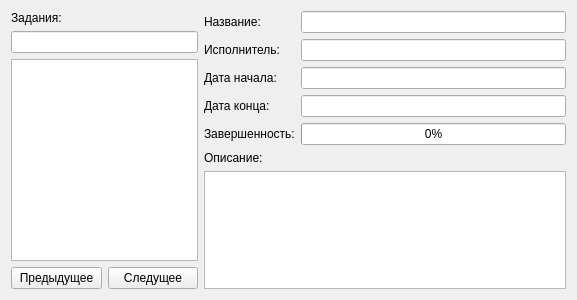
<?xml version="1.0" encoding="UTF-8"?>
<ui version="4.0">
 <class>TaskForm</class>
 <widget class="QWidget" name="TaskForm">
  <property name="geometry">
   <rect>
    <x>0</x>
    <y>0</y>
    <width>577</width>
    <height>300</height>
   </rect>
  </property>
  <property name="windowTitle">
   <string>Form</string>
  </property>
  <layout class="QGridLayout" name="gridLayout" columnstretch="1,1,4">
   <item row="2" column="0" colspan="2">
    <widget class="QListView" name="taskListView"/>
   </item>
   <item row="3" column="1">
    <widget class="QPushButton" name="nextTask">
     <property name="text">
      <string>Следущее</string>
     </property>
    </widget>
   </item>
   <item row="0" column="0">
    <widget class="QLabel" name="label">
     <property name="text">
      <string>Задания:</string>
     </property>
    </widget>
   </item>
   <item row="0" column="2" rowspan="4">
    <layout class="QVBoxLayout" name="verticalLayout">
     <item>
      <layout class="QFormLayout" name="formLayout">
       <item row="0" column="0">
        <widget class="QLabel" name="label_2">
         <property name="text">
          <string>Название:</string>
         </property>
        </widget>
       </item>
       <item row="0" column="1">
        <widget class="QLineEdit" name="taskName">
         <property name="readOnly">
          <bool>true</bool>
         </property>
        </widget>
       </item>
       <item row="1" column="0">
        <widget class="QLabel" name="label_3">
         <property name="text">
          <string>Исполнитель:</string>
         </property>
        </widget>
       </item>
       <item row="1" column="1">
        <widget class="QLineEdit" name="taskUser">
         <property name="readOnly">
          <bool>true</bool>
         </property>
        </widget>
       </item>
       <item row="2" column="0">
        <widget class="QLabel" name="label_5">
         <property name="text">
          <string>Дата начала:</string>
         </property>
        </widget>
       </item>
       <item row="2" column="1">
        <widget class="QLineEdit" name="taskDateStart">
         <property name="readOnly">
          <bool>true</bool>
         </property>
        </widget>
       </item>
       <item row="3" column="0">
        <widget class="QLabel" name="label_4">
         <property name="text">
          <string>Дата конца:</string>
         </property>
        </widget>
       </item>
       <item row="3" column="1">
        <widget class="QLineEdit" name="taskDateEnd">
         <property name="readOnly">
          <bool>true</bool>
         </property>
        </widget>
       </item>
       <item row="4" column="1">
        <widget class="QProgressBar" name="taskCompletion">
         <property name="value">
          <number>0</number>
         </property>
        </widget>
       </item>
       <item row="4" column="0">
        <widget class="QLabel" name="label_7">
         <property name="text">
          <string>Завершенность:</string>
         </property>
        </widget>
       </item>
      </layout>
     </item>
     <item>
      <widget class="QLabel" name="label_6">
       <property name="text">
        <string>Описание:</string>
       </property>
      </widget>
     </item>
     <item>
      <widget class="QPlainTextEdit" name="taskDescription">
       <property name="readOnly">
        <bool>true</bool>
       </property>
      </widget>
     </item>
    </layout>
   </item>
   <item row="3" column="0">
    <widget class="QPushButton" name="prevTask">
     <property name="text">
      <string>Предыдущее</string>
     </property>
    </widget>
   </item>
   <item row="1" column="0" colspan="2">
    <widget class="QLineEdit" name="nameFilter">
     <property name="clearButtonEnabled">
      <bool>true</bool>
     </property>
    </widget>
   </item>
  </layout>
 </widget>
 <resources/>
 <connections/>
</ui>
